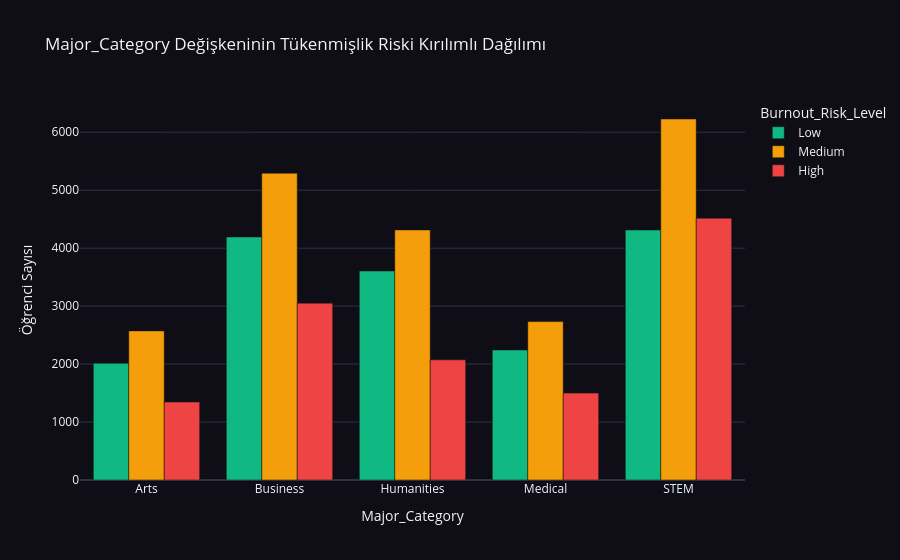
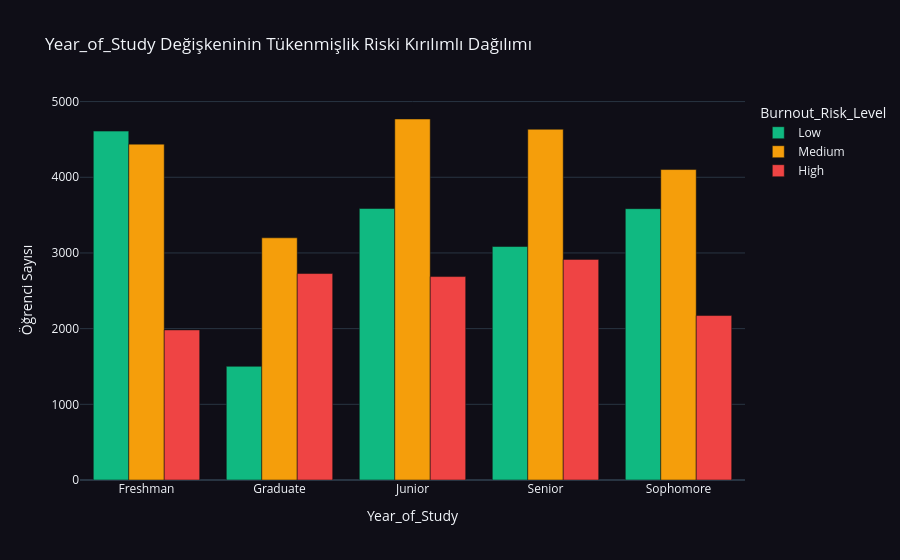

These figures' notebook cell, in order:
### Markdown cell above
<div style="background:linear-gradient(135deg,#0d1117 0%,#161b22 100%);padding:20px 24px;border-radius:12px;border:1px solid rgba(167,139,250,0.15);margin-top:12px;box-shadow:0 4px 20px rgba(0,0,0,0.3);">
<div style="display:flex;align-items:center;gap:8px;margin-bottom:10px;">
<div style="width:3px;height:18px;background:linear-gradient(180deg,#a78bfa,#7c3aed);border-radius:1.5px;flex-shrink:0;"></div>
<h4 style="color:#c7d2fe;font-size:0.95em;font-weight:700;margin:0;">Veri Analisti Yorumu (Tekil Değişkenlerin Hedef Değişken ile Olan İlişkisi)</h4>
</div>
<p style="color:#cbd5e1;font-size:0.83em;line-height:1.5;margin:0;">
Sayısal değişkenlerin hedef risk seviyeleri kırılımındaki kutu grafikleri (box-plot) ve dağılımları incelendiğinde son derece önemli çıkarımlar elde edilmiştir:
<br>1. <strong>Weekly_GenAI_Hours & Perceived_AI_Dependency:</strong> Haftalık YZ kullanım saatleri arttıkça ve bağımlılık algısı yükseldikçe, öğrencilerin ezici çoğunluğunun <strong>High</strong> risk grubunda toplandığı görülmektedir. Bu iki değişken en güçlü risk belirleyicileridir.
<br>2. <strong>Traditional_Study_Hours:</strong> Geleneksel yöntemlerle çalışmaya daha fazla zaman ayıran öğrencilerin tükenmişlik riskinin azaldığı (negatif ilişki) gözlenmektedir. Bu durum geleneksel ders çalışmanın koruyucu etkisini doğrular.
<br>3. <strong>Anxiety_Level_During_Exams:</strong> Sınav anksiyetesi yüksek olan öğrencilerin High risk seviyesine girme eğilimi çok daha yüksektir.
<br>4. <strong>Tool_Diversity:</strong> Çok sayıda farklı YZ aracının aynı anda kullanılması (4 veya 5 araç), box plot yerine bar grafiklerinden de görüleceği üzere bilişsel adaptasyon yükünü artırarak risk düzeyini hafifçe yukarı taşımaktadır.
<br>5. <strong>Pre_Semester_GPA & Skill_Retention_Score:</strong> Düşük başlangıç GPA'ine ve zayıf hafıza kalıcılık skoruna sahip öğrencilerde tükenmişlik riski daha yaygındır.
</p>
</div>

### Code cell
# 2.6 Kategorik Değişkenlerin Dağılımları
cat_cols = ['Major_Category', 'Year_of_Study', 'Primary_Use_Case', 'Prompt_Engineering_Skill', 'Paid_Subscription', 'Institutional_Policy']
colors = {'Low': '#10b981', 'Medium': '#f59e0b', 'High': '#ef4444'}

for col in cat_cols:
    # Paid_Subscription boolean kolonunu grafikte düzgün görünmesi için string'e çeviriyoruz
    temp_df = df.copy()
    if temp_df[col].dtype == 'bool':
        temp_df[col] = temp_df[col].map({True: 'Abonelik Var (True)', False: 'Abonelik Yok (False)'})
        
    plot_data = temp_df.groupby([col, TARGET]).size().reset_index(name='Öğrenci Sayısı')
    
    fig = px.bar(
        plot_data, 
        x=col, 
        y='Öğrenci Sayısı', 
        color=TARGET,
        color_discrete_map=colors,
        title=f"{col} Değişkeninin Tükenmişlik Riski Kırılımlı Dağılımı",
        barmode='group'
    )
    
    fig.update_layout(
        template="plotly_dark",
        paper_bgcolor='#0f0e17',
        plot_bgcolor='#0f0e17',
        xaxis_title=col,
        yaxis_title="Öğrenci Sayısı"
    )
    fig.show()
    
    try:
        fig.write_image(f"{FIGURES_DIR}eda_categorical_{col}.png", scale=2)
    except Exception as e:
        pass

### Figure 1 — Plotly figure (JSON) as saved in the notebook; plotly's stock layout.template omitted (floating-point values rounded to 4 significant figures)
{"data": [{"alignmentgroup": "True", "hovertemplate": "Burnout_Risk_Level=Low<br>Major_Category=%{x}<br>Öğrenci Sayısı=%{y}<extra></extra>", "legendgroup": "Low", "marker": {"color": "#10b981", "pattern": {"shape": ""}}, "name": "Low", "offsetgroup": "Low", "orientation": "v", "showlegend": true, "textposition": "auto", "type": "bar", "x": ["Arts", "Business", "Humanities", "Medical", "STEM"], "xaxis": "x", "y": [2014, 4193, 3606, 2243, 4313], "yaxis": "y"}, {"alignmentgroup": "True", "hovertemplate": "Burnout_Risk_Level=Medium<br>Major_Category=%{x}<br>Öğrenci Sayısı=%{y}<extra></extra>", "legendgroup": "Medium", "marker": {"color": "#f59e0b", "pattern": {"shape": ""}}, "name": "Medium", "offsetgroup": "Medium", "orientation": "v", "showlegend": true, "textposition": "auto", "type": "bar", "x": ["Arts", "Business", "Humanities", "Medical", "STEM"], "xaxis": "x", "y": [2573, 5294, 4315, 2733, 6229], "yaxis": "y"}, {"alignmentgroup": "True", "hovertemplate": "Burnout_Risk_Level=High<br>Major_Category=%{x}<br>Öğrenci Sayısı=%{y}<extra></extra>", "legendgroup": "High", "marker": {"color": "#ef4444", "pattern": {"shape": ""}}, "name": "High", "offsetgroup": "High", "orientation": "v", "showlegend": true, "textposition": "auto", "type": "bar", "x": ["Arts", "Business", "Humanities", "Medical", "STEM"], "xaxis": "x", "y": [1346, 3051, 2073, 1500, 4517], "yaxis": "y"}], "layout": {"barmode": "group", "legend": {"title": {"text": "Burnout_Risk_Level"}, "tracegroupgap": 0}, "paper_bgcolor": "#0f0e17", "plot_bgcolor": "#0f0e17", "title": {"text": "Major_Category Değişkeninin Tükenmişlik Riski Kırılımlı Dağılımı"}, "xaxis": {"anchor": "y", "domain": [0.0, 1.0], "title": {"text": "Major_Category"}}, "yaxis": {"anchor": "x", "domain": [0.0, 1.0], "title": {"text": "Öğrenci Sayısı"}}}}

### Figure 2 — Plotly figure (JSON) as saved in the notebook; plotly's stock layout.template omitted (floating-point values rounded to 4 significant figures)
{"data": [{"alignmentgroup": "True", "hovertemplate": "Burnout_Risk_Level=Low<br>Year_of_Study=%{x}<br>Öğrenci Sayısı=%{y}<extra></extra>", "legendgroup": "Low", "marker": {"color": "#10b981", "pattern": {"shape": ""}}, "name": "Low", "offsetgroup": "Low", "orientation": "v", "showlegend": true, "textposition": "auto", "type": "bar", "x": ["Freshman", "Graduate", "Junior", "Senior", "Sophomore"], "xaxis": "x", "y": [4610, 1502, 3587, 3085, 3585], "yaxis": "y"}, {"alignmentgroup": "True", "hovertemplate": "Burnout_Risk_Level=Medium<br>Year_of_Study=%{x}<br>Öğrenci Sayısı=%{y}<extra></extra>", "legendgroup": "Medium", "marker": {"color": "#f59e0b", "pattern": {"shape": ""}}, "name": "Medium", "offsetgroup": "Medium", "orientation": "v", "showlegend": true, "textposition": "auto", "type": "bar", "x": ["Freshman", "Graduate", "Junior", "Senior", "Sophomore"], "xaxis": "x", "y": [4438, 3200, 4770, 4634, 4102], "yaxis": "y"}, {"alignmentgroup": "True", "hovertemplate": "Burnout_Risk_Level=High<br>Year_of_Study=%{x}<br>Öğrenci Sayısı=%{y}<extra></extra>", "legendgroup": "High", "marker": {"color": "#ef4444", "pattern": {"shape": ""}}, "name": "High", "offsetgroup": "High", "orientation": "v", "showlegend": true, "textposition": "auto", "type": "bar", "x": ["Freshman", "Graduate", "Junior", "Senior", "Sophomore"], "xaxis": "x", "y": [1983, 2728, 2688, 2915, 2173], "yaxis": "y"}], "layout": {"barmode": "group", "legend": {"title": {"text": "Burnout_Risk_Level"}, "tracegroupgap": 0}, "paper_bgcolor": "#0f0e17", "plot_bgcolor": "#0f0e17", "title": {"text": "Year_of_Study Değişkeninin Tükenmişlik Riski Kırılımlı Dağılımı"}, "xaxis": {"anchor": "y", "domain": [0.0, 1.0], "title": {"text": "Year_of_Study"}}, "yaxis": {"anchor": "x", "domain": [0.0, 1.0], "title": {"text": "Öğrenci Sayısı"}}}}
